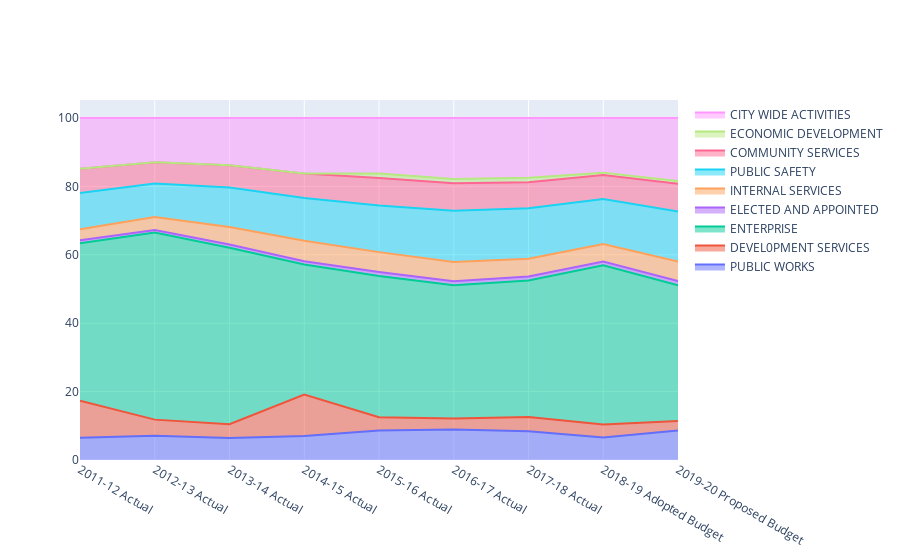

The notebook cell saved with this chart:
### Code cell
fig = go.Figure()

for i in range(len(df.columns)-1):
    fig.add_trace(go.Scatter(x=df.columns[1:], y=df.iloc[i][1:], name=df.iloc[i][0], stackgroup='one', groupnorm='percent'))

fig.show()

### Figure 1 — Plotly figure (JSON) as saved in the notebook; plotly's stock layout.template omitted (floating-point values rounded to 4 significant figures)
{"data": [{"groupnorm": "percent", "name": "PUBLIC WORKS", "stackgroup": "one", "type": "scatter", "x": ["2011-12 Actual", "2012-13 Actual", "2013-14 Actual", "2014-15 Actual", "2015-16 Actual", "2016-17 Actual", "2017-18 Actual", "2018-19 Adopted Budget", "2019-20 Proposed Budget"], "y": ["$186,535,064 ", "$221,025,972 ", "$178,389,707 ", "$180,689,142 ", "$206,854,289 ", "$215,170,806 ", "$219,521,708 ", "$199,283,083 ", "$242,114,403 "]}, {"groupnorm": "percent", "name": "DEVEL0PMENT SERVICES", "stackgroup": "one", "type": "scatter", "x": ["2011-12 Actual", "2012-13 Actual", "2013-14 Actual", "2014-15 Actual", "2015-16 Actual", "2016-17 Actual", "2017-18 Actual", "2018-19 Adopted Budget", "2019-20 Proposed Budget"], "y": ["310,961,163", "146,389,968", "113,322,724", "310,897,673", "93,869,665", "77,510,788", "106,972,164", "115,396,257", "76,017,157"]}, {"groupnorm": "percent", "name": "ENTERPRISE", "stackgroup": "one", "type": "scatter", "x": ["2011-12 Actual", "2012-13 Actual", "2013-14 Actual", "2014-15 Actual", "2015-16 Actual", "2016-17 Actual", "2017-18 Actual", "2018-19 Adopted Budget", "2019-20 Proposed Budget"], "y": ["1,320,162,959", "1,702,228,769", "1,434,714,486", "978,227,383", "990,290,335", "941,052,331", "1,038,703,651", "1,411,268,167", "1,111,756,810"]}, {"groupnorm": "percent", "name": "ELECTED AND APPOINTED", "stackgroup": "one", "type": "scatter", "x": ["2011-12 Actual", "2012-13 Actual", "2013-14 Actual", "2014-15 Actual", "2015-16 Actual", "2016-17 Actual", "2017-18 Actual", "2018-19 Adopted Budget", "2019-20 Proposed Budget"], "y": ["25,333,580", "24,373,193", "26,892,378", "25,689,895", "28,252,439", "28,201,876", "30,929,163", "33,144,490", "33,990,425"]}, {"groupnorm": "percent", "name": "INTERNAL SERVICES", "stackgroup": "one", "type": "scatter", "x": ["2011-12 Actual", "2012-13 Actual", "2013-14 Actual", "2014-15 Actual", "2015-16 Actual", "2016-17 Actual", "2017-18 Actual", "2018-19 Adopted Budget", "2019-20 Proposed Budget"], "y": ["91,927,400", "117,254,617", "141,748,372", "154,295,626", "139,344,860", "135,696,595", "135,025,138", "154,251,748", "159,601,699"]}, {"groupnorm": "percent", "name": "PUBLIC SAFETY", "stackgroup": "one", "type": "scatter", "x": ["2011-12 Actual", "2012-13 Actual", "2013-14 Actual", "2014-15 Actual", "2015-16 Actual", "2016-17 Actual", "2017-18 Actual", "2018-19 Adopted Budget", "2019-20 Proposed Budget"], "y": ["304,381,123", "306,099,235", "321,664,293", "320,089,911", "327,923,358", "362,013,988", "383,005,737", "398,931,953", "408,112,357"]}, {"groupnorm": "percent", "name": "COMMUNITY SERVICES", "stackgroup": "one", "type": "scatter", "x": ["2011-12 Actual", "2012-13 Actual", "2013-14 Actual", "2014-15 Actual", "2015-16 Actual", "2016-17 Actual", "2017-18 Actual", "2018-19 Adopted Budget", "2019-20 Proposed Budget"], "y": ["204,994,347", "191,637,976", "181,139,950", "184,568,776", "191,364,979", "193,286,705", "198,069,337", "212,859,739", "227,833,391"]}, {"groupnorm": "percent", "name": "ECONOMIC DEVELOPMENT", "stackgroup": "one", "type": "scatter", "x": ["2011-12 Actual", "2012-13 Actual", "2013-14 Actual", "2014-15 Actual", "2015-16 Actual", "2016-17 Actual", "2017-18 Actual", "2018-19 Adopted Budget", "2019-20 Proposed Budget"], "y": ["0", "0", "0", "0", "31,734,344", "30,134,761", "33,460,528", "21,524,996", "22,809,791"]}, {"groupnorm": "percent", "name": "CITY WIDE ACTIVITIES", "stackgroup": "one", "type": "scatter", "x": ["2011-12 Actual", "2012-13 Actual", "2013-14 Actual", "2014-15 Actual", "2015-16 Actual", "2016-17 Actual", "2017-18 Actual", "2018-19 Adopted Budget", "2019-20 Proposed Budget"], "y": ["424,707,230", "403,692,397", "384,297,883", "417,685,667", "390,054,403", "430,612,967", "454,832,408", "484,100,630", "514,803,273"]}], "layout": {}}
